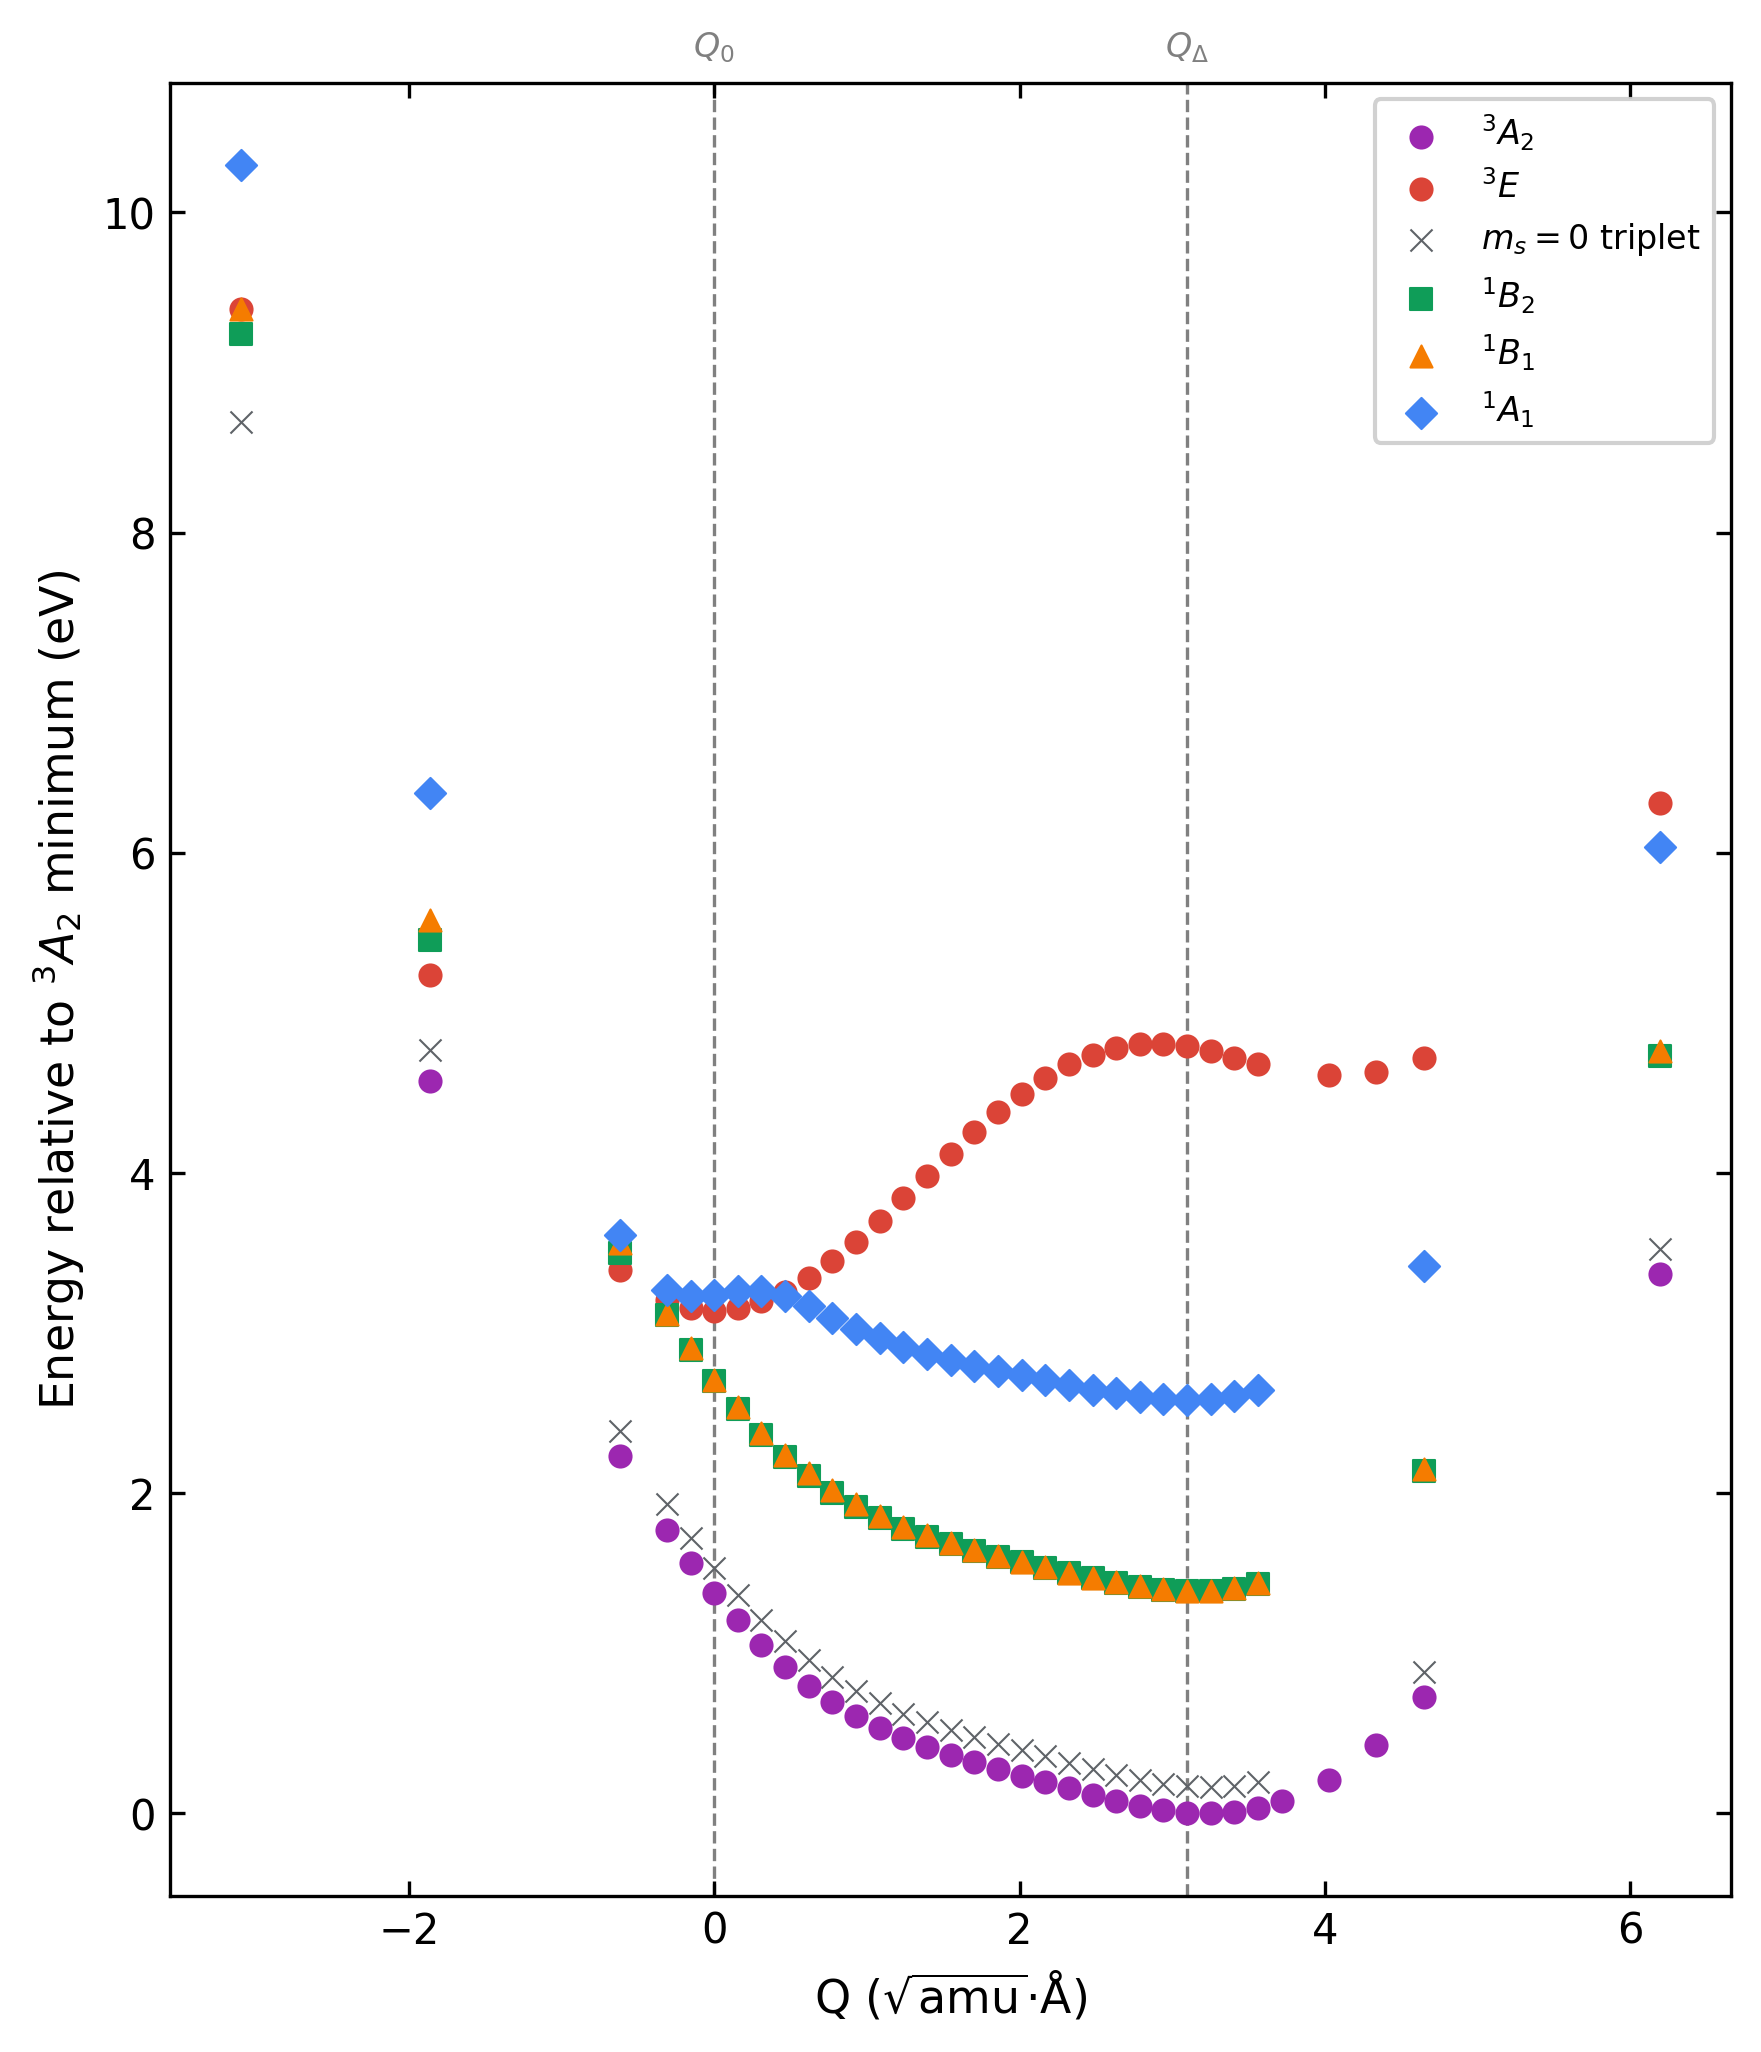

Recreate this plot in Python.
"""
ccd_nv_mgo.py

1D configuration-coordinate diagram (CCD) for NV-MgO.

Spin-conserving (sc) TDDFT:
  state 1 → ^3E  (triplet excited state, Q=0 minimum)

Spin-flip (sf) TDDFT:
  state 1 → m_s=0 triplet component (low-lying, nearly flat)
  state 2 → ^1B_2
  state 3 → ^1B_1
  state 4 → ^1A_1 (singlet excited state, Q=ΔQ minimum)

Directory naming: Image_+0.00, Image_+0.05, Image_-0.10, …
The coordinate value is parsed directly from the directory name.

Only image directories that contain a completed WBSE summary.json are plotted.

Two directory layouts are supported:

  * Collected bundle (this directory):
      sc/Image_<q>/summary.json, sf/Image_<q>/summary.json
      qe/Image_<q>/data-file-schema.xml   (ground-state QE XML, shared by sc/sf)
  * Original HPC tree:
      <sc|sf>/Image_<q>/west.wbse.save/summary.json, with the QE XML located via
      the west.wbse.save symlink (fallback: local pwscf.save/data-file-schema.xml).

Paths are resolved relative to this script, so it can be run from anywhere.
"""

import os
import re
import sys
import json
import numpy as np
import matplotlib.pyplot as plt

# The messages use Δ, …, ^ etc.; Windows consoles default to cp1252, which cannot encode them.
if hasattr(sys.stdout, "reconfigure"):
    sys.stdout.reconfigure(encoding="utf-8", errors="replace")

try:
    from pypl.utils import parse_atoms_qexml, parse_total_energy_qexml
except ImportError:
    # pypl not installed: fall back to the repository this script lives in (doc/tutorials/003_nv_mgo_isc → ../../..)
    sys.path.insert(0, os.path.abspath(os.path.join(os.path.dirname(os.path.abspath(__file__)), "..", "..", "..")))
    from pypl.utils import parse_atoms_qexml, parse_total_energy_qexml


# ===========================================================================
# CONSTANTS  (do not edit)
# ===========================================================================

RY_TO_EV = 13.605693
EPS = 1e-12

MASS_LIST = {
    "H":  1.0079,
    "C":  12.0107,
    "N":  14.0067,
    "O":  15.999,
    "Mg": 24.305,
    "V":  50.9415,
}


# ===========================================================================
# USER INPUTS — COLORS
# ===========================================================================

COLOR_RED    = "#DB4437"
COLOR_BLUE   = "#4285F4"
COLOR_GREEN  = "#0F9D58"
COLOR_YELLOW = "#E6A817"   # darker gold — readable on white
COLOR_PURPLE = "#9C27B0"
COLOR_GRAY   = "#5F6368"
COLOR_TEAL   = "#00897B"
COLOR_ORANGE = "#F57C00"


# ===========================================================================
# USER INPUTS — PATHS
# ===========================================================================

BASE_DIR = os.path.dirname(os.path.abspath(__file__))   # directory holding sc/, sf/, qe/

SC_DIR = os.path.join(BASE_DIR, "sc")   # spin-conserving TDDFT image directories
SF_DIR = os.path.join(BASE_DIR, "sf")   # spin-flip     TDDFT image directories
QE_DIR = os.path.join(BASE_DIR, "qe")   # collected ground-state QE XMLs (qe/Image_*/data-file-schema.xml)

# Image directories used to compute ΔQ (the displacement between the two
# relaxed structures).  Must live inside SC_DIR.
INITIAL_IMAGE = "Image_+0.00"   # Q = 0    (^3E minimum)
FINAL_IMAGE   = "Image_+1.00"   # Q = ΔQ   (^1A_1 minimum; the ^3A_2 minimum is also near here)

# Global energy zero.
#   None  → auto-computed as the minimum DFT total energy across all images
#           (i.e. the ground-state minimum is set to 0 eV).
#   float → use this value in eV directly (e.g. a previously saved minimum).
GLOBAL_ENERGY_ZERO_EV = None


# ===========================================================================
# USER INPUTS — STATES TO PLOT
# ===========================================================================
#
# Each entry is a dict with:
#   key          : unique string identifier (used internally)
#   label        : LaTeX legend label
#   dir          : directory containing the Image_* folders for this state
#   color        : hex color string
#   marker       : matplotlib marker character
#   include_vee  : bool — add the WBSE vertical excitation energy on top of
#                  the DFT total energy for this state
#   state_index  : 1-based index into summary.json "eigenval" list
#                  (only used when include_vee=True)
#   exclude_dirs : list of "Image_*" names to skip
#   connect      : bool — draw a line through the raw points (None → global
#                  CONNECT_POINTS default)
# ===========================================================================

# Images to skip for every spin-flip state.
SF_EXCLUDE = []

STATES = [
    # -----------------------------------------------------------------------
    # Ground state (^3A_2) — DFT total energy only, no VEE
    # Loaded separately via GROUND_STATE below; listed here for reference.
    # -----------------------------------------------------------------------

    # -----------------------------------------------------------------------
    # Spin-conserving TDDFT  (sc/)
    # -----------------------------------------------------------------------
    {
        "key":         "3E",
        "label":       r"$^3E$",
        "dir":         SC_DIR,
        "color":       COLOR_RED,
        "marker":      "o",
        "include_vee": True,
        "state_index": 1,          # SC state 1
        "exclude_dirs": [],
        "connect":     False,
    },

    # -----------------------------------------------------------------------
    # Spin-flip TDDFT  (sf/)
    # -----------------------------------------------------------------------
    {
        "key":         "ms0",
        "label":       r"$m_s{=}0$ triplet",
        "dir":         SF_DIR,
        "color":       COLOR_GRAY,
        "marker":      "x",
        "include_vee": True,
        "state_index": 1,          # SF state 1 (m_s=0 component, nearly flat)
        "exclude_dirs": SF_EXCLUDE,
        "connect":     False,
    },
    {
        "key":         "1B2",
        "label":       r"$^1B_2$",
        "dir":         SF_DIR,
        "color":       COLOR_GREEN,
        "marker":      "s",
        "include_vee": True,
        "state_index": 2,          # SF state 2
        "exclude_dirs": SF_EXCLUDE,
        "connect":     False,
    },
    {
        "key":         "1B1",
        "label":       r"$^1B_1$",
        "dir":         SF_DIR,
        "color":       COLOR_ORANGE,
        "marker":      "^",
        "include_vee": True,
        "state_index": 3,          # SF state 3
        "exclude_dirs": SF_EXCLUDE,
        "connect":     False,
    },
    {
        "key":         "1A1",
        "label":       r"$^1A_1$",
        "dir":         SF_DIR,
        "color":       COLOR_BLUE,
        "marker":      "D",
        "include_vee": True,
        "state_index": 4,          # SF state 4
        "exclude_dirs": SF_EXCLUDE,
        "connect":     False,
    },
]


# ===========================================================================
# USER INPUTS — GROUND STATE OVERLAY
# ===========================================================================
# DFT total energy only (no VEE).  The ground-state SCF is identical in sc/ and
# sf/, so each image is taken from the first directory in "dirs" that has a
# QE XML for it (sc/ first, sf/ as fallback for images missing from sc/).

GROUND_STATE = {
    "enabled":     True,
    "label":       r"$^3A_2$",
    "dirs":        [SC_DIR, SF_DIR],
    "color":       COLOR_PURPLE,
    "marker":      "o",
    "exclude_dirs": ["Image_-1.00"],
    "connect":     False,
}


# ===========================================================================
# USER INPUTS — ZPL REFERENCE PAIR
# ===========================================================================
# ZPL energy = E(^1A_1 at Q=ΔQ) − E(^3E at Q=0).
# Set to None to skip ZPL / Franck-Condon analysis.

ZPL_INITIAL_KEY = "3E"    # key of the state whose Q=0 point defines the ZPL
ZPL_FINAL_KEY   = "1A1"   # key of the state whose Q=ΔQ point defines the ZPL


# ===========================================================================
# USER INPUTS — PLOT APPEARANCE
# ===========================================================================

FIGURE_SIZE    = (6, 7)
XLIM           = [None, None]       # x-axis limits in amu^0.5·Å  (None = auto from data)
YLIM           = [None, None]       # y-axis limits in eV           (None = auto from data)
AXIS_PAD       = 0.05               # fractional padding around data for auto limits
XLABEL         = r"Q ($\sqrt{\mathrm{amu}}$·Å)"
YLABEL         = r"Energy relative to $^3A_2$ minimum (eV)"
VLINE_COLOR    = "gray"
CONNECT_POINTS = False              # global default for per-state "connect"
OUTPUT_FILE    = os.path.join(BASE_DIR, "ccd_nv_mgo.png")
DPI            = 300


# ===========================================================================
# HELPER FUNCTIONS
# ===========================================================================

def parse_image_coord(img_name):
    """Return the float coordinate encoded in 'Image_+0.05', etc."""
    m = re.match(r"Image_([+-]?\d+\.\d+)$", img_name)
    return float(m.group(1)) if m else None


def resolve_xml(img_dir):
    """
    Locate data-file-schema.xml for an image directory.

    1. Collected bundle: QE_DIR/<Image_*>/data-file-schema.xml (same image name).
    2. Follow the west.wbse.save symlink to the original ccd Image-N directory
       and return its pwscf.save/data-file-schema.xml.
    3. Fall back to a local pwscf.save/data-file-schema.xml inside img_dir.

    Never use <img_dir>/inputs/pwscf.xml: those are nscf outputs with etot = 0.
    """
    xml = os.path.join(QE_DIR, os.path.basename(os.path.normpath(img_dir)), "data-file-schema.xml")
    if os.path.exists(xml):
        return xml
    wbse_link = os.path.join(img_dir, "west.wbse.save")
    if os.path.islink(wbse_link):
        parent = os.path.dirname(os.readlink(wbse_link))
        xml = os.path.join(parent, "pwscf.save", "data-file-schema.xml")
        if os.path.exists(xml):
            return xml
    xml = os.path.join(img_dir, "pwscf.save", "data-file-schema.xml")
    return xml if os.path.exists(xml) else None


def compute_delta_q(xml0, xml1):
    syms1, coords1, cell1 = parse_atoms_qexml(xml0)
    syms2, coords2, cell2 = parse_atoms_qexml(xml1)
    if syms1 != syms2:
        raise ValueError("Atomic species mismatch between initial and final structures.")
    if np.max(np.abs(cell1 - cell2)) > EPS:
        raise ValueError("Unit cell mismatch between initial and final structures.")
    masses = np.array([MASS_LIST[s] for s in syms1])
    return float(np.linalg.norm((coords2 - coords1) * np.sqrt(masses)[:, None]))


def resolve_summary(img_dir):
    """Return the WBSE summary.json of an image (bundle: img_dir/summary.json;
    HPC tree: img_dir/west.wbse.save/summary.json), or None if it is missing."""
    for path in (os.path.join(img_dir, "summary.json"),
                 os.path.join(img_dir, "west.wbse.save", "summary.json")):
        if os.path.exists(path):
            return path
    return None


def _image_dirs_sorted(data_dir):
    return sorted(
        [d for d in os.listdir(data_dir) if d.startswith("Image_")],
        key=lambda d: (parse_image_coord(d) or 0.0),
    )


def load_state(state_cfg, dq):
    """Load (Q, E_total+VEE) for one excited state. Skips dirs without summary.json."""
    data_dir    = state_cfg["dir"]
    incl_vee    = state_cfg.get("include_vee", False)
    si          = state_cfg.get("state_index", 1)
    excl        = set(state_cfg.get("exclude_dirs", []))
    label       = state_cfg.get("label", "")

    Q_list, E_list = [], []

    for img_name in _image_dirs_sorted(data_dir):
        if img_name in excl:
            continue
        q_rel = parse_image_coord(img_name)
        if q_rel is None:
            continue

        img_dir = os.path.join(data_dir, img_name)
        summary_json = resolve_summary(img_dir)
        if summary_json is None:
            continue   # skip silently — only plot dirs with completed WBSE

        xml_path = resolve_xml(img_dir)
        if xml_path is None:
            print(f"  [{label}] QE XML not found for {img_name}, skipping.")
            continue

        e_dft = parse_total_energy_qexml(xml_path)

        vee = 0.0
        if incl_vee:
            eigvals = json.load(open(summary_json))["plep"]["eigenval"]
            if si - 1 >= len(eigvals):
                print(f"  [{label}] state_index={si} out of range in {img_name}, skipping.")
                continue
            vee = eigvals[si - 1] * RY_TO_EV

        Q_list.append(q_rel * dq)
        E_list.append(e_dft + vee)

    Q, E = np.array(Q_list), np.array(E_list)
    print(f"  [{label}] {len(Q)} points")
    return Q, E


def load_ground_state(gs_cfg, dq):
    """Load (Q, E_DFT) for the ground state (no VEE). Includes all images with a QE XML.

    Images are searched in each directory of gs_cfg["dirs"] in order; the first
    directory providing a QE XML for a given image wins.
    """
    excl     = set(gs_cfg.get("exclude_dirs", []))
    label    = gs_cfg.get("label", "GS")

    found = {}   # img_name -> xml_path
    for data_dir in gs_cfg["dirs"]:
        for img_name in _image_dirs_sorted(data_dir):
            if img_name in excl or img_name in found:
                continue
            if parse_image_coord(img_name) is None:
                continue
            xml_path = resolve_xml(os.path.join(data_dir, img_name))
            if xml_path is not None:
                found[img_name] = xml_path

    Q_list, E_list = [], []
    for img_name in sorted(found, key=parse_image_coord):
        Q_list.append(parse_image_coord(img_name) * dq)
        E_list.append(parse_total_energy_qexml(found[img_name]))

    Q, E = np.array(Q_list), np.array(E_list)
    print(f"  [{label}] {len(Q)} points")
    return Q, E


# ===========================================================================
# COMPUTE ΔQ
# ===========================================================================

print("Computing ΔQ …")
_xml0 = resolve_xml(os.path.join(SC_DIR, INITIAL_IMAGE))
_xml1 = resolve_xml(os.path.join(SC_DIR, FINAL_IMAGE))

if _xml0 is None or _xml1 is None:
    raise FileNotFoundError(
        f"Cannot locate QE XML for {INITIAL_IMAGE} or {FINAL_IMAGE} in {SC_DIR}."
    )

delta_q = compute_delta_q(_xml0, _xml1)
print(f"  ΔQ = {delta_q:.6f}  amu^0.5·Å\n")


# ===========================================================================
# LOAD DATA
# ===========================================================================

print("Loading states …")
results = {}

for state in STATES:
    Q, E = load_state(state, delta_q)
    results[state["key"]] = {"cfg": state, "Q": Q, "E": E}

if GROUND_STATE.get("enabled", False):
    Q, E = load_ground_state(GROUND_STATE, delta_q)
    results["__gs__"] = {"cfg": GROUND_STATE, "Q": Q, "E": E}


# ===========================================================================
# GLOBAL ENERGY SHIFT
# ===========================================================================

if GLOBAL_ENERGY_ZERO_EV is None:
    # Use the minimum DFT total energy (ground state minimum → 0 eV).
    gs_E = results["__gs__"]["E"] if "__gs__" in results else None
    if gs_E is not None and len(gs_E):
        GLOBAL_ENERGY_ZERO_EV = float(np.min(gs_E))
    else:
        all_E = np.concatenate([r["E"] for r in results.values() if len(r["E"])])
        GLOBAL_ENERGY_ZERO_EV = float(np.min(all_E))
    print(f"\nGlobal energy zero (^3A_2 minimum): {GLOBAL_ENERGY_ZERO_EV:.6f} eV")
else:
    print(f"\nUser-supplied energy zero: {GLOBAL_ENERGY_ZERO_EV:.6f} eV")

for r in results.values():
    r["E"] = r["E"] - GLOBAL_ENERGY_ZERO_EV


# ===========================================================================
# ZPL (FROM RAW DATA)
# ===========================================================================

if ZPL_INITIAL_KEY and ZPL_FINAL_KEY:
    ri = results.get(ZPL_INITIAL_KEY)
    rf = results.get(ZPL_FINAL_KEY)
    if ri is not None and rf is not None:
        idx0 = np.where(np.isclose(ri["Q"], 0.0,      atol=1e-4))[0]
        idxf = np.where(np.isclose(rf["Q"], delta_q,  atol=1e-4))[0]
        if len(idx0) and len(idxf):
            zpl_raw = float(rf["E"][idxf[0]] - ri["E"][idx0[0]])
            print(f"ZPL (data):  {zpl_raw:.4f} eV  ({zpl_raw*1000:.1f} meV)")


# ===========================================================================
# PLOT
# ===========================================================================

fig, ax = plt.subplots(figsize=FIGURE_SIZE)

# Draw ground state and excited states.  Ground state goes first so excited
# states render on top.
plot_order = ["__gs__"] + [s["key"] for s in STATES]

for key in plot_order:
    r = results.get(key)
    if r is None or len(r["Q"]) == 0:
        continue
    cfg = r["cfg"]
    Q, E = r["Q"], r["E"]
    order = np.argsort(Q)

    ax.scatter(Q, E,
               marker=cfg.get("marker", "o"),
               color=cfg["color"],
               label=cfg["label"],
               zorder=3, s=28, linewidths=0.5)

    do_connect = cfg.get("connect")
    if do_connect is None:
        do_connect = CONNECT_POINTS
    if do_connect:
        ax.plot(Q[order], E[order], color=cfg["color"], linewidth=0.8, zorder=2)

# Axis limits: auto-scale to the plotted data (plus padding) unless overridden.
all_Q = np.concatenate([results[k]["Q"] for k in plot_order if k in results])
all_E = np.concatenate([results[k]["E"] for k in plot_order if k in results])
q_lo, q_hi = min(all_Q.min(), 0.0, delta_q), max(all_Q.max(), 0.0, delta_q)
e_lo, e_hi = all_E.min(), all_E.max()
q_pad, e_pad = AXIS_PAD * (q_hi - q_lo), AXIS_PAD * (e_hi - e_lo)
ax.set_xlim(XLIM[0] if XLIM[0] is not None else q_lo - q_pad,
            XLIM[1] if XLIM[1] is not None else q_hi + q_pad)
ax.set_ylim(YLIM[0] if YLIM[0] is not None else e_lo - e_pad,
            YLIM[1] if YLIM[1] is not None else e_hi + e_pad)

# Vertical dashed lines at Q=0 and Q=ΔQ, labelled just above the top spine
for xv, lbl in [(0, r"$Q_0$"), (delta_q, r"$Q_{\Delta}$")]:
    ax.axvline(xv, linestyle="--", color=VLINE_COLOR, linewidth=0.8, zorder=1)
    ax.text(xv, 1.01, lbl, transform=ax.get_xaxis_transform(),
            ha="center", va="bottom", fontsize=8, color=VLINE_COLOR)

ax.set_xlabel(XLABEL, fontsize=11)
ax.set_ylabel(YLABEL, fontsize=11)
ax.tick_params(direction="in", which="both", top=True, right=True)
plt.tight_layout()

# Legend: place it at the first location whose box contains no data points.
# Falls back to outside the axes (right side) if every inside spot is taken.
pts_disp = ax.transData.transform(np.column_stack([all_Q, all_E]))
renderer = fig.canvas.get_renderer()
leg_kw = dict(fontsize=8, framealpha=0.9, edgecolor="0.8")
leg = None
for loc in ["upper left", "upper right", "lower right", "lower left",
            "center right", "center left", "upper center", "lower center", "center"]:
    leg = ax.legend(loc=loc, **leg_kw)
    bbox = leg.get_window_extent(renderer).expanded(1.05, 1.05)
    inside = ((pts_disp[:, 0] >= bbox.x0) & (pts_disp[:, 0] <= bbox.x1) &
              (pts_disp[:, 1] >= bbox.y0) & (pts_disp[:, 1] <= bbox.y1))
    if not inside.any():
        break
    leg.remove()
    leg = None
if leg is None:
    ax.legend(loc="upper left", bbox_to_anchor=(1.02, 1.0), borderaxespad=0, **leg_kw)
    plt.tight_layout()

plt.savefig(OUTPUT_FILE, dpi=DPI, bbox_inches="tight")
print(f"\nSaved: {OUTPUT_FILE}")
